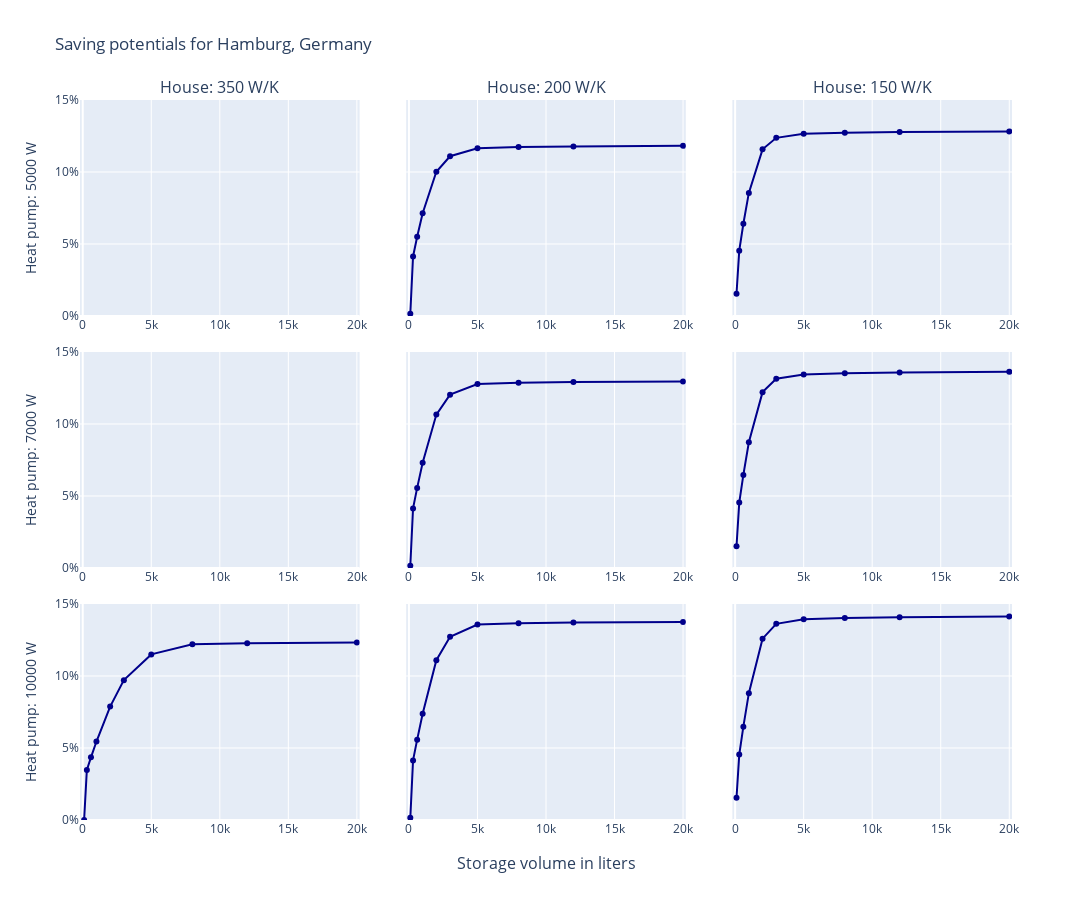
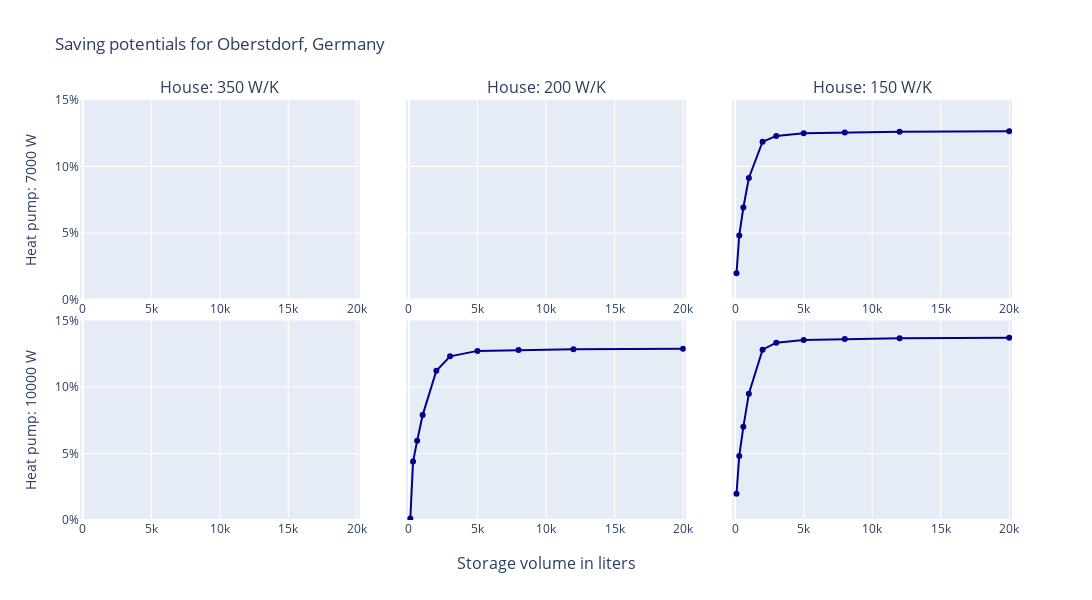
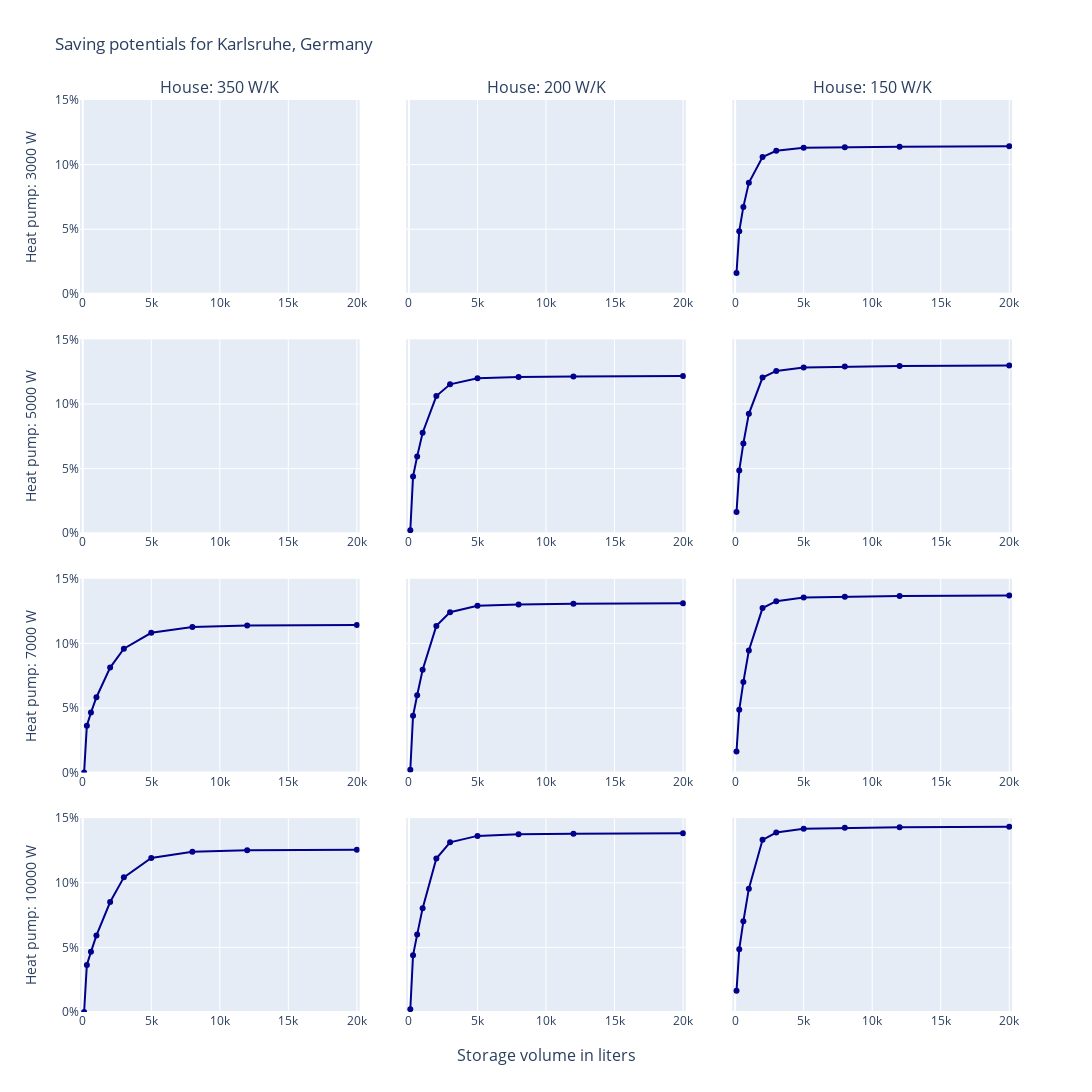
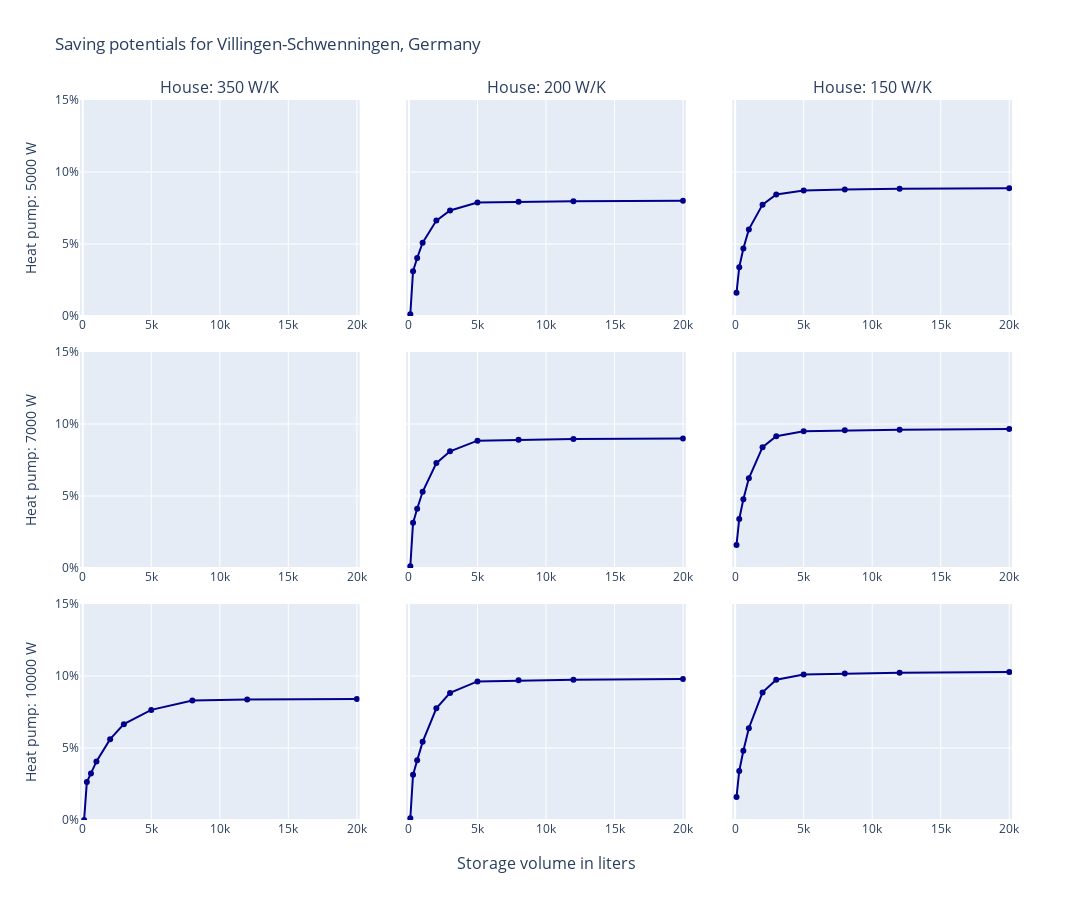

Write notebook code for charts like these, in order.
### Code cell
for loc in locations:
    print('location: ', loc)

    savings = pd.DataFrame(columns=['hp_power', '350', '200', '150'], dtype=object)
    savings.loc[:, 'hp_power'] = heat_pump_powers
    print(savings.columns)
    for house in houses:
        #print('house: ', house)
        idx = 0

        for heat_pump_power in heat_pump_powers:
            #print('hp_power: ', heat_pump_power)

            savings_list = []
            for vol in storage_volumes:
                #print('vol', vol)
                if os.path.isdir(f"results/{loc}"):
                    if os.path.isdir(f"results/{loc}/vol_{int(vol[0])},pow_{int(heat_pump_power)},en_{int(house[0])}"):
                        #print('exists')
                        data = pd.read_csv(f"results/{loc}/vol_{int(vol[0])},pow_{int(heat_pump_power)},en_{int(house[0])}/data_ad_{loc},vol_{int(vol[0])},pow_{int(heat_pump_power)},en_{int(house[0])}.csv", sep=';')
                        save = (1 - data.P_e_opt.sum() / data.energy_needed_elec.sum()) * 100
                        savings_list.append(save)

            if savings_list:
                savings.at[idx, str(house[0])] = savings_list
            idx+=1


    #print(savings)

    savings.dropna(inplace=True, how='all', subset=['350', '200', '150'])
    savings.reset_index(inplace=True, drop=True)
    fig = make_subplots(savings.shape[0], savings.shape[1]-1, x_title='Storage volume in liters', subplot_titles=([f'House: {x} W/K' for x in savings.columns[1:]]), horizontal_spacing = 0.05, vertical_spacing=0.05, shared_yaxes=True )
    fig.update_layout(showlegend = False)
    for i in range(savings.shape[0]):
        for j_idx, j in zip(range(savings.shape[1]-1), savings.columns[1:]):
            print(i, j)
            #print(pd.notna(savings.loc[j, str(houses[i][0])]))
            #if not type(pd.notna(savings.loc[j, str(houses[i][0])])) == bool:
                #print(savings.loc[j, str(houses[i][0])])
            if savings.loc[i, j] == savings.loc[i, j]:
                fig.add_trace(go.Scatter(x = vols, y = savings.loc[i, j], marker=dict(color = 'darkblue')), row=i+1, col=j_idx+1,  )
            else:
               fig.add_trace(go.Scatter(), row=i+1, col=j_idx+1, )
    x = 0
    for i in range(1, savings.shape[0]*(savings.shape[1]-1), savings.shape[1]-1):
        fig['layout']['yaxis{}'.format(i)]['title']= f'Heat pump: {savings.hp_power[x]} W'
        fig['layout']['yaxis{}'.format(i)]['ticksuffix']= '%'

        x +=1
            #    fig.update_layout(title_text=hp_power_i + 'Watt', row=hp_power_i, col=house_i)
    fig.update_layout(height=300 * savings.shape[0], width=400 * (savings.shape[1]-1), title_text="Saving potentials for " + loc + ', Germany',)# showlegend = False )
    fig.update_yaxes(range = [0, 15])
    fig.update_xaxes(range = [-200, 20200])
    fig.write_html(f'thesis_img/{loc}.html')
    #fig.write_image(f'thesis_img/{loc}.png')
    fig.show()

### Figure 1 — Plotly figure (JSON) as saved in the notebook; plotly's stock layout.template omitted (floating-point values rounded to 4 significant figures)
{"data": [{"type": "scatter", "xaxis": "x", "yaxis": "y"}, {"marker": {"color": "darkblue"}, "x": [100, 300, 600, 1000, 2000, 3000, 5000, 8000, 12000, 20000], "y": [0.1634, 4.135, 5.503, 7.143, 10.01, 11.09, 11.65, 11.73, 11.77, 11.81], "type": "scatter", "xaxis": "x2", "yaxis": "y2"}, {"marker": {"color": "darkblue"}, "x": [100, 300, 600, 1000, 2000, 3000, 5000, 8000, 12000, 20000], "y": [1.541, 4.536, 6.406, 8.547, 11.57, 12.37, 12.65, 12.73, 12.78, 12.82], "type": "scatter", "xaxis": "x3", "yaxis": "y3"}, {"type": "scatter", "xaxis": "x4", "yaxis": "y4"}, {"marker": {"color": "darkblue"}, "x": [100, 300, 600, 1000, 2000, 3000, 5000, 8000, 12000, 20000], "y": [0.161, 4.138, 5.564, 7.312, 10.65, 12.04, 12.78, 12.86, 12.91, 12.96], "type": "scatter", "xaxis": "x5", "yaxis": "y5"}, {"marker": {"color": "darkblue"}, "x": [100, 300, 600, 1000, 2000, 3000, 5000, 8000, 12000, 20000], "y": [1.511, 4.542, 6.462, 8.732, 12.21, 13.14, 13.44, 13.52, 13.58, 13.62], "type": "scatter", "xaxis": "x6", "yaxis": "y6"}, {"marker": {"color": "darkblue"}, "x": [100, 300, 600, 1000, 2000, 3000, 5000, 8000, 12000, 20000], "y": [-2.22e-14, 3.477, 4.353, 5.451, 7.874, 9.712, 11.5, 12.21, 12.28, 12.32], "type": "scatter", "xaxis": "x7", "yaxis": "y7"}, {"marker": {"color": "darkblue"}, "x": [100, 300, 600, 1000, 2000, 3000, 5000, 8000, 12000, 20000], "y": [0.1507, 4.14, 5.578, 7.375, 11.1, 12.72, 13.57, 13.66, 13.71, 13.76], "type": "scatter", "xaxis": "x8", "yaxis": "y8"}, {"marker": {"color": "darkblue"}, "x": [100, 300, 600, 1000, 2000, 3000, 5000, 8000, 12000, 20000], "y": [1.542, 4.543, 6.482, 8.809, 12.59, 13.62, 13.95, 14.03, 14.09, 14.13], "type": "scatter", "xaxis": "x9", "yaxis": "y9"}], "layout": {"xaxis": {"anchor": "y", "domain": [0.0, 0.3], "range": [-200, 20200]}, "yaxis": {"anchor": "x", "domain": [0.7, 1.0], "title": {"text": "Heat pump: 5000 W"}, "ticksuffix": "%", "range": [0, 15]}, "xaxis2": {"anchor": "y2", "domain": [0.35, 0.65], "range": [-200, 20200]}, "yaxis2": {"anchor": "x2", "domain": [0.7, 1.0], "matches": "y", "showticklabels": false, "range": [0, 15]}, "xaxis3": {"anchor": "y3", "domain": [0.7, 1.0], "range": [-200, 20200]}, "yaxis3": {"anchor": "x3", "domain": [0.7, 1.0], "matches": "y", "showticklabels": false, "range": [0, 15]}, "xaxis4": {"anchor": "y4", "domain": [0.0, 0.3], "range": [-200, 20200]}, "yaxis4": {"anchor": "x4", "domain": [0.35, 0.65], "title": {"text": "Heat pump: 7000 W"}, "ticksuffix": "%", "range": [0, 15]}, "xaxis5": {"anchor": "y5", "domain": [0.35, 0.65], "range": [-200, 20200]}, "yaxis5": {"anchor": "x5", "domain": [0.35, 0.65], "matches": "y4", "showticklabels": false, "range": [0, 15]}, "xaxis6": {"anchor": "y6", "domain": [0.7, 1.0], "range": [-200, 20200]}, "yaxis6": {"anchor": "x6", "domain": [0.35, 0.65], "matches": "y4", "showticklabels": false, "range": [0, 15]}, "xaxis7": {"anchor": "y7", "domain": [0.0, 0.3], "range": [-200, 20200]}, "yaxis7": {"anchor": "x7", "domain": [0.0, 0.3], "title": {"text": "Heat pump: 10000 W"}, "ticksuffix": "%", "range": [0, 15]}, "xaxis8": {"anchor": "y8", "domain": [0.35, 0.65], "range": [-200, 20200]}, "yaxis8": {"anchor": "x8", "domain": [0.0, 0.3], "matches": "y7", "showticklabels": false, "range": [0, 15]}, "xaxis9": {"anchor": "y9", "domain": [0.7, 1.0], "range": [-200, 20200]}, "yaxis9": {"anchor": "x9", "domain": [0.0, 0.3], "matches": "y7", "showticklabels": false, "range": [0, 15]}, "annotations": [{"font": {"size": 16}, "showarrow": false, "text": "House: 350 W/K", "x": 0.15, "xanchor": "center", "xref": "paper", "y": 1.0, "yanchor": "bottom", "yref": "paper"}, {"font": {"size": 16}, "showarrow": false, "text": "House: 200 W/K", "x": 0.5, "xanchor": "center", "xref": "paper", "y": 1.0, "yanchor": "bottom", "yref": "paper"}, {"font": {"size": 16}, "showarrow": false, "text": "House: 150 W/K", "x": 0.85, "xanchor": "center", "xref": "paper", "y": 1.0, "yanchor": "bottom", "yref": "paper"}, {"font": {"size": 16}, "showarrow": false, "text": "Storage volume in liters", "x": 0.5, "xanchor": "center", "xref": "paper", "y": 0, "yanchor": "top", "yref": "paper", "yshift": -30}], "showlegend": false, "title": {"text": "Saving potentials for Hamburg, Germany"}, "height": 900, "width": 1200}}

### Figure 2 — Plotly figure (JSON) as saved in the notebook; plotly's stock layout.template omitted (floating-point values rounded to 4 significant figures)
{"data": [{"type": "scatter", "xaxis": "x", "yaxis": "y"}, {"type": "scatter", "xaxis": "x2", "yaxis": "y2"}, {"marker": {"color": "darkblue"}, "x": [100, 300, 600, 1000, 2000, 3000, 5000, 8000, 12000, 20000], "y": [1.976, 4.817, 6.916, 9.137, 11.86, 12.3, 12.49, 12.56, 12.61, 12.65], "type": "scatter", "xaxis": "x3", "yaxis": "y3"}, {"type": "scatter", "xaxis": "x4", "yaxis": "y4"}, {"marker": {"color": "darkblue"}, "x": [100, 300, 600, 1000, 2000, 3000, 5000, 8000, 12000, 20000], "y": [0.1071, 4.395, 5.951, 7.889, 11.22, 12.31, 12.72, 12.79, 12.83, 12.87], "type": "scatter", "xaxis": "x5", "yaxis": "y5"}, {"marker": {"color": "darkblue"}, "x": [100, 300, 600, 1000, 2000, 3000, 5000, 8000, 12000, 20000], "y": [1.977, 4.816, 7.004, 9.487, 12.81, 13.33, 13.54, 13.62, 13.66, 13.71], "type": "scatter", "xaxis": "x6", "yaxis": "y6"}], "layout": {"xaxis": {"anchor": "y", "domain": [0.0, 0.3], "range": [-200, 20200]}, "yaxis": {"anchor": "x", "domain": [0.525, 1.0], "title": {"text": "Heat pump: 7000 W"}, "ticksuffix": "%", "range": [0, 15]}, "xaxis2": {"anchor": "y2", "domain": [0.35, 0.65], "range": [-200, 20200]}, "yaxis2": {"anchor": "x2", "domain": [0.525, 1.0], "matches": "y", "showticklabels": false, "range": [0, 15]}, "xaxis3": {"anchor": "y3", "domain": [0.7, 1.0], "range": [-200, 20200]}, "yaxis3": {"anchor": "x3", "domain": [0.525, 1.0], "matches": "y", "showticklabels": false, "range": [0, 15]}, "xaxis4": {"anchor": "y4", "domain": [0.0, 0.3], "range": [-200, 20200]}, "yaxis4": {"anchor": "x4", "domain": [0.0, 0.475], "title": {"text": "Heat pump: 10000 W"}, "ticksuffix": "%", "range": [0, 15]}, "xaxis5": {"anchor": "y5", "domain": [0.35, 0.65], "range": [-200, 20200]}, "yaxis5": {"anchor": "x5", "domain": [0.0, 0.475], "matches": "y4", "showticklabels": false, "range": [0, 15]}, "xaxis6": {"anchor": "y6", "domain": [0.7, 1.0], "range": [-200, 20200]}, "yaxis6": {"anchor": "x6", "domain": [0.0, 0.475], "matches": "y4", "showticklabels": false, "range": [0, 15]}, "annotations": [{"font": {"size": 16}, "showarrow": false, "text": "House: 350 W/K", "x": 0.15, "xanchor": "center", "xref": "paper", "y": 1.0, "yanchor": "bottom", "yref": "paper"}, {"font": {"size": 16}, "showarrow": false, "text": "House: 200 W/K", "x": 0.5, "xanchor": "center", "xref": "paper", "y": 1.0, "yanchor": "bottom", "yref": "paper"}, {"font": {"size": 16}, "showarrow": false, "text": "House: 150 W/K", "x": 0.85, "xanchor": "center", "xref": "paper", "y": 1.0, "yanchor": "bottom", "yref": "paper"}, {"font": {"size": 16}, "showarrow": false, "text": "Storage volume in liters", "x": 0.5, "xanchor": "center", "xref": "paper", "y": 0, "yanchor": "top", "yref": "paper", "yshift": -30}], "showlegend": false, "title": {"text": "Saving potentials for Oberstdorf, Germany"}, "height": 600, "width": 1200}}

### Figure 3 — Plotly figure (JSON) as saved in the notebook; plotly's stock layout.template omitted (floating-point values rounded to 4 significant figures)
{"data": [{"type": "scatter", "xaxis": "x", "yaxis": "y"}, {"type": "scatter", "xaxis": "x2", "yaxis": "y2"}, {"marker": {"color": "darkblue"}, "x": [100, 300, 600, 1000, 2000, 3000, 5000, 8000, 12000, 20000], "y": [1.613, 4.851, 6.727, 8.595, 10.59, 11.07, 11.3, 11.35, 11.39, 11.42], "type": "scatter", "xaxis": "x3", "yaxis": "y3"}, {"type": "scatter", "xaxis": "x4", "yaxis": "y4"}, {"marker": {"color": "darkblue"}, "x": [100, 300, 600, 1000, 2000, 3000, 5000, 8000, 12000, 20000], "y": [0.2204, 4.394, 5.945, 7.776, 10.61, 11.53, 11.99, 12.09, 12.13, 12.16], "type": "scatter", "xaxis": "x5", "yaxis": "y5"}, {"marker": {"color": "darkblue"}, "x": [100, 300, 600, 1000, 2000, 3000, 5000, 8000, 12000, 20000], "y": [1.635, 4.861, 6.95, 9.24, 12.05, 12.56, 12.83, 12.9, 12.94, 12.98], "type": "scatter", "xaxis": "x6", "yaxis": "y6"}, {"marker": {"color": "darkblue"}, "x": [100, 300, 600, 1000, 2000, 3000, 5000, 8000, 12000, 20000], "y": [0.0, 3.632, 4.644, 5.835, 8.128, 9.594, 10.82, 11.28, 11.39, 11.42], "type": "scatter", "xaxis": "x7", "yaxis": "y7"}, {"marker": {"color": "darkblue"}, "x": [100, 300, 600, 1000, 2000, 3000, 5000, 8000, 12000, 20000], "y": [0.2156, 4.398, 5.985, 7.958, 11.35, 12.42, 12.91, 13.02, 13.06, 13.1], "type": "scatter", "xaxis": "x8", "yaxis": "y8"}, {"marker": {"color": "darkblue"}, "x": [100, 300, 600, 1000, 2000, 3000, 5000, 8000, 12000, 20000], "y": [1.635, 4.863, 7.005, 9.449, 12.73, 13.26, 13.55, 13.62, 13.66, 13.7], "type": "scatter", "xaxis": "x9", "yaxis": "y9"}, {"marker": {"color": "darkblue"}, "x": [100, 300, 600, 1000, 2000, 3000, 5000, 8000, 12000, 20000], "y": [0.0, 3.635, 4.656, 5.925, 8.512, 10.42, 11.92, 12.39, 12.53, 12.56], "type": "scatter", "xaxis": "x10", "yaxis": "y10"}, {"marker": {"color": "darkblue"}, "x": [100, 300, 600, 1000, 2000, 3000, 5000, 8000, 12000, 20000], "y": [0.2178, 4.388, 5.99, 8.037, 11.88, 13.13, 13.63, 13.75, 13.79, 13.83], "type": "scatter", "xaxis": "x11", "yaxis": "y11"}, {"marker": {"color": "darkblue"}, "x": [100, 300, 600, 1000, 2000, 3000, 5000, 8000, 12000, 20000], "y": [1.635, 4.863, 7.016, 9.547, 13.33, 13.89, 14.18, 14.25, 14.3, 14.34], "type": "scatter", "xaxis": "x12", "yaxis": "y12"}], "layout": {"xaxis": {"anchor": "y", "domain": [0.0, 0.3], "range": [-200, 20200]}, "yaxis": {"anchor": "x", "domain": [0.7875, 1.0], "title": {"text": "Heat pump: 3000 W"}, "ticksuffix": "%", "range": [0, 15]}, "xaxis2": {"anchor": "y2", "domain": [0.35, 0.65], "range": [-200, 20200]}, "yaxis2": {"anchor": "x2", "domain": [0.7875, 1.0], "matches": "y", "showticklabels": false, "range": [0, 15]}, "xaxis3": {"anchor": "y3", "domain": [0.7, 1.0], "range": [-200, 20200]}, "yaxis3": {"anchor": "x3", "domain": [0.7875, 1.0], "matches": "y", "showticklabels": false, "range": [0, 15]}, "xaxis4": {"anchor": "y4", "domain": [0.0, 0.3], "range": [-200, 20200]}, "yaxis4": {"anchor": "x4", "domain": [0.525, 0.7375], "title": {"text": "Heat pump: 5000 W"}, "ticksuffix": "%", "range": [0, 15]}, "xaxis5": {"anchor": "y5", "domain": [0.35, 0.65], "range": [-200, 20200]}, "yaxis5": {"anchor": "x5", "domain": [0.525, 0.7375], "matches": "y4", "showticklabels": false, "range": [0, 15]}, "xaxis6": {"anchor": "y6", "domain": [0.7, 1.0], "range": [-200, 20200]}, "yaxis6": {"anchor": "x6", "domain": [0.525, 0.7375], "matches": "y4", "showticklabels": false, "range": [0, 15]}, "xaxis7": {"anchor": "y7", "domain": [0.0, 0.3], "range": [-200, 20200]}, "yaxis7": {"anchor": "x7", "domain": [0.2625, 0.475], "title": {"text": "Heat pump: 7000 W"}, "ticksuffix": "%", "range": [0, 15]}, "xaxis8": {"anchor": "y8", "domain": [0.35, 0.65], "range": [-200, 20200]}, "yaxis8": {"anchor": "x8", "domain": [0.2625, 0.475], "matches": "y7", "showticklabels": false, "range": [0, 15]}, "xaxis9": {"anchor": "y9", "domain": [0.7, 1.0], "range": [-200, 20200]}, "yaxis9": {"anchor": "x9", "domain": [0.2625, 0.475], "matches": "y7", "showticklabels": false, "range": [0, 15]}, "xaxis10": {"anchor": "y10", "domain": [0.0, 0.3], "range": [-200, 20200]}, "yaxis10": {"anchor": "x10", "domain": [0.0, 0.2125], "title": {"text": "Heat pump: 10000 W"}, "ticksuffix": "%", "range": [0, 15]}, "xaxis11": {"anchor": "y11", "domain": [0.35, 0.65], "range": [-200, 20200]}, "yaxis11": {"anchor": "x11", "domain": [0.0, 0.2125], "matches": "y10", "showticklabels": false, "range": [0, 15]}, "xaxis12": {"anchor": "y12", "domain": [0.7, 1.0], "range": [-200, 20200]}, "yaxis12": {"anchor": "x12", "domain": [0.0, 0.2125], "matches": "y10", "showticklabels": false, "range": [0, 15]}, "annotations": [{"font": {"size": 16}, "showarrow": false, "text": "House: 350 W/K", "x": 0.15, "xanchor": "center", "xref": "paper", "y": 1.0, "yanchor": "bottom", "yref": "paper"}, {"font": {"size": 16}, "showarrow": false, "text": "House: 200 W/K", "x": 0.5, "xanchor": "center", "xref": "paper", "y": 1.0, "yanchor": "bottom", "yref": "paper"}, {"font": {"size": 16}, "showarrow": false, "text": "House: 150 W/K", "x": 0.85, "xanchor": "center", "xref": "paper", "y": 1.0, "yanchor": "bottom", "yref": "paper"}, {"font": {"size": 16}, "showarrow": false, "text": "Storage volume in liters", "x": 0.5, "xanchor": "center", "xref": "paper", "y": 0, "yanchor": "top", "yref": "paper", "yshift": -30}], "showlegend": false, "title": {"text": "Saving potentials for Karlsruhe, Germany"}, "height": 1200, "width": 1200}}

### Figure 4 — Plotly figure (JSON) as saved in the notebook; plotly's stock layout.template omitted (floating-point values rounded to 4 significant figures)
{"data": [{"type": "scatter", "xaxis": "x", "yaxis": "y"}, {"marker": {"color": "darkblue"}, "x": [100, 300, 600, 1000, 2000, 3000, 5000, 8000, 12000, 20000], "y": [0.1189, 3.108, 4.027, 5.084, 6.627, 7.327, 7.881, 7.935, 7.972, 8.004], "type": "scatter", "xaxis": "x2", "yaxis": "y2"}, {"marker": {"color": "darkblue"}, "x": [100, 300, 600, 1000, 2000, 3000, 5000, 8000, 12000, 20000], "y": [1.606, 3.39, 4.69, 6.015, 7.734, 8.436, 8.717, 8.79, 8.831, 8.867], "type": "scatter", "xaxis": "x3", "yaxis": "y3"}, {"type": "scatter", "xaxis": "x4", "yaxis": "y4"}, {"marker": {"color": "darkblue"}, "x": [100, 300, 600, 1000, 2000, 3000, 5000, 8000, 12000, 20000], "y": [0.1183, 3.134, 4.118, 5.292, 7.283, 8.107, 8.843, 8.912, 8.953, 8.99], "type": "scatter", "xaxis": "x5", "yaxis": "y5"}, {"marker": {"color": "darkblue"}, "x": [100, 300, 600, 1000, 2000, 3000, 5000, 8000, 12000, 20000], "y": [1.601, 3.403, 4.775, 6.234, 8.391, 9.149, 9.492, 9.562, 9.609, 9.65], "type": "scatter", "xaxis": "x6", "yaxis": "y6"}, {"marker": {"color": "darkblue"}, "x": [100, 300, 600, 1000, 2000, 3000, 5000, 8000, 12000, 20000], "y": [0.0, 2.632, 3.235, 4.067, 5.616, 6.657, 7.647, 8.298, 8.37, 8.404], "type": "scatter", "xaxis": "x7", "yaxis": "y7"}, {"marker": {"color": "darkblue"}, "x": [100, 300, 600, 1000, 2000, 3000, 5000, 8000, 12000, 20000], "y": [0.1181, 3.139, 4.141, 5.427, 7.755, 8.825, 9.625, 9.698, 9.746, 9.787], "type": "scatter", "xaxis": "x8", "yaxis": "y8"}, {"marker": {"color": "darkblue"}, "x": [100, 300, 600, 1000, 2000, 3000, 5000, 8000, 12000, 20000], "y": [1.591, 3.407, 4.805, 6.374, 8.862, 9.747, 10.1, 10.18, 10.23, 10.27], "type": "scatter", "xaxis": "x9", "yaxis": "y9"}], "layout": {"xaxis": {"anchor": "y", "domain": [0.0, 0.3], "range": [-200, 20200]}, "yaxis": {"anchor": "x", "domain": [0.7, 1.0], "title": {"text": "Heat pump: 5000 W"}, "ticksuffix": "%", "range": [0, 15]}, "xaxis2": {"anchor": "y2", "domain": [0.35, 0.65], "range": [-200, 20200]}, "yaxis2": {"anchor": "x2", "domain": [0.7, 1.0], "matches": "y", "showticklabels": false, "range": [0, 15]}, "xaxis3": {"anchor": "y3", "domain": [0.7, 1.0], "range": [-200, 20200]}, "yaxis3": {"anchor": "x3", "domain": [0.7, 1.0], "matches": "y", "showticklabels": false, "range": [0, 15]}, "xaxis4": {"anchor": "y4", "domain": [0.0, 0.3], "range": [-200, 20200]}, "yaxis4": {"anchor": "x4", "domain": [0.35, 0.65], "title": {"text": "Heat pump: 7000 W"}, "ticksuffix": "%", "range": [0, 15]}, "xaxis5": {"anchor": "y5", "domain": [0.35, 0.65], "range": [-200, 20200]}, "yaxis5": {"anchor": "x5", "domain": [0.35, 0.65], "matches": "y4", "showticklabels": false, "range": [0, 15]}, "xaxis6": {"anchor": "y6", "domain": [0.7, 1.0], "range": [-200, 20200]}, "yaxis6": {"anchor": "x6", "domain": [0.35, 0.65], "matches": "y4", "showticklabels": false, "range": [0, 15]}, "xaxis7": {"anchor": "y7", "domain": [0.0, 0.3], "range": [-200, 20200]}, "yaxis7": {"anchor": "x7", "domain": [0.0, 0.3], "title": {"text": "Heat pump: 10000 W"}, "ticksuffix": "%", "range": [0, 15]}, "xaxis8": {"anchor": "y8", "domain": [0.35, 0.65], "range": [-200, 20200]}, "yaxis8": {"anchor": "x8", "domain": [0.0, 0.3], "matches": "y7", "showticklabels": false, "range": [0, 15]}, "xaxis9": {"anchor": "y9", "domain": [0.7, 1.0], "range": [-200, 20200]}, "yaxis9": {"anchor": "x9", "domain": [0.0, 0.3], "matches": "y7", "showticklabels": false, "range": [0, 15]}, "annotations": [{"font": {"size": 16}, "showarrow": false, "text": "House: 350 W/K", "x": 0.15, "xanchor": "center", "xref": "paper", "y": 1.0, "yanchor": "bottom", "yref": "paper"}, {"font": {"size": 16}, "showarrow": false, "text": "House: 200 W/K", "x": 0.5, "xanchor": "center", "xref": "paper", "y": 1.0, "yanchor": "bottom", "yref": "paper"}, {"font": {"size": 16}, "showarrow": false, "text": "House: 150 W/K", "x": 0.85, "xanchor": "center", "xref": "paper", "y": 1.0, "yanchor": "bottom", "yref": "paper"}, {"font": {"size": 16}, "showarrow": false, "text": "Storage volume in liters", "x": 0.5, "xanchor": "center", "xref": "paper", "y": 0, "yanchor": "top", "yref": "paper", "yshift": -30}], "showlegend": false, "title": {"text": "Saving potentials for Villingen-Schwenningen, Germany"}, "height": 900, "width": 1200}}
